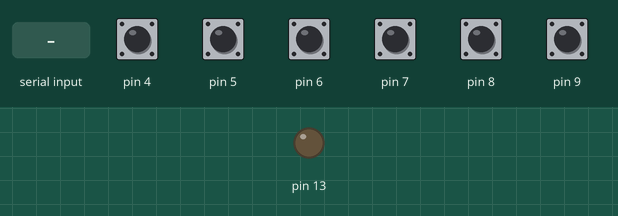
Recording of a sketch running on a simulated Arduino Uno, built with avr-gcc and run on an emulated ATmega328P. Shown: output pins drawn as LEDs (lit = HIGH). Dashed ring = blinking. The inputs (shaded band) are chosen by the test bench; at power-on: pin 4–9 HIGH. What the sketch prints to the serial monitor is not drawn.

Above: at 1.2 s.
1.3 s: "G\n" received over Serial
At 1.7 s:
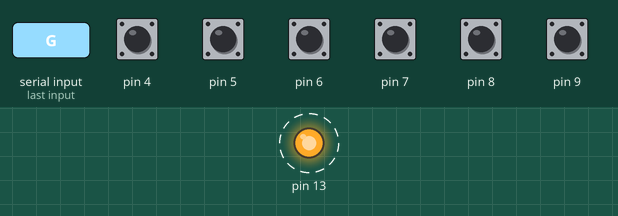
4.3 s: pin 4 pulled LOW for 0.15 s
5.9 s: pin 5 pulled LOW for 0.15 s
7.5 s: pin 6 pulled LOW for 0.15 s
9.1 s: pin 7 pulled LOW for 0.15 s
10.7 s: pin 8 pulled LOW for 0.15 s
Timing chart, 0 to 13.3 s (numbered marks = the images above; inputs shaded):
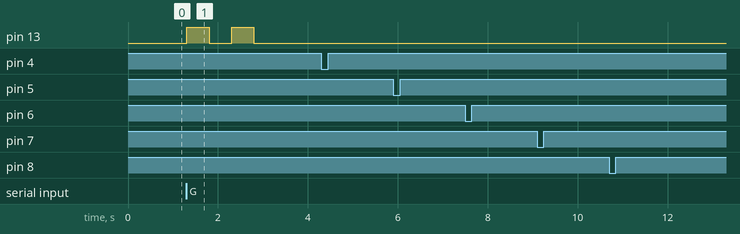

The sketch:

Comunicacion.ino
```cpp
void setup() {

  //Pin del led para ver la comunicación bidireccional
  pinMode(13, OUTPUT);

  //Pines de botones
  pinMode(9, INPUT_PULLUP);
  pinMode(8, INPUT_PULLUP);
  pinMode(7, INPUT_PULLUP);
  pinMode(6, INPUT_PULLUP);
  pinMode(5, INPUT_PULLUP);
  pinMode(4, INPUT_PULLUP);
  Serial.begin(9600);         // Inicializa la comunicación serie
}

void loop() {
  String inVal="\0";

  if (digitalRead(5) == LOW) {   // Detecta si el botón está presionado (pin LOW)
    Serial.println("a");          // Imprime 'A' cuando se presiona el botón
    delay(200);                   // Retraso para evitar rebotes
  }
  if (digitalRead(6) == LOW) {   // Detecta si el botón está presionado (pin LOW)
    Serial.println("w");          // Imprime 'W' cuando se presiona el botón
    delay(200);                   // Retraso para evitar rebotes
  }
  if (digitalRead(4) == LOW) {   // Detecta si el botón está presionado (pin LOW)
    Serial.println("s");          // Imprime 'S' cuando se presiona el botón
    delay(200);                   // Retraso para evitar rebotes
  }
  if (digitalRead(7) == LOW) {   // Detecta si el botón está presionado (pin LOW)
    Serial.println("d");          // Imprime 'D' cuando se presiona el botón
    delay(200);                   // Retraso para evitar rebotes
  }
  if (digitalRead(8) == LOW) {   // Detecta si el botón está presionado (pin LOW)
    Serial.println("l");          // Imprime 'L' cuando se presiona el botón
    delay(200);                   // Retraso para evitar rebotes
  }
  if (digitalRead(9) == LOW) {   // Detecta si el botón está presionado (pin LOW)
    Serial.println("k");          // Imprime 'K' cuando se presiona el botón
    delay(200);                   // Retraso para evitar rebotes
  }
  //Detectá si hay datos disponibles para leer en el puerto serie
  if(Serial.available() > 0){
    inVal = Serial.readStringUntil('\n');//Lee los dátos del puerto hasta econtrar un salto de líneas
  }

  /*Si el dato es la letra G entonces encidende y apaga 2 veces la luz del arduino*/
  if(inVal=="G"){
    for(int i=0;i<2;i++){
      digitalWrite(13,HIGH);
      delay(500);
      digitalWrite(13,LOW);
      delay(500);
    }

  }

}
```

Measured:
- after the input at 1.3 s, pin 13: alternates HIGH for 0.50 s and LOW for 0.50 s, 4 changes in all, then stays LOW, starting at once
- after the input at 4.3 s, every drawn part: stays the same
- after the input at 5.9 s, every drawn part: stays the same
- after the input at 7.5 s, every drawn part: stays the same
- after the input at 9.1 s, every drawn part: stays the same
- after the input at 10.7 s, every drawn part: stays the same
